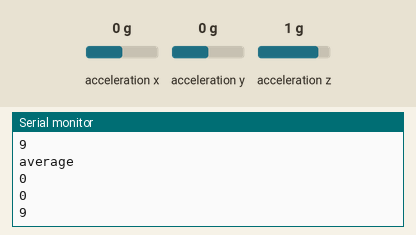
Simulated run of this sketch. Board: Arduino Uno, built with avr-gcc and run on an emulated ATmega328P. Parts: the last lines printed to the serial monitor. The test bench sets the inputs (shaded band); at power-on: acceleration x 0 g, acceleration y 0 g, acceleration z 1 g.

Above: at 1.2 s.
1.3 s: acceleration x set to -1.4 g
At 1.83 s:
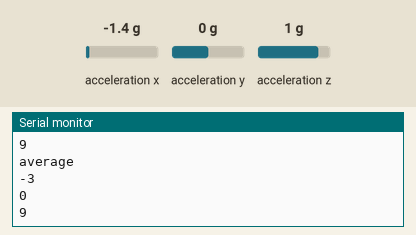
2.8 s: acceleration y set to -1.4 g
At 2.84 s:
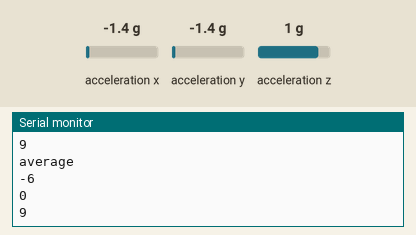
4.3 s: acceleration z set to -1.4 g
At 4.35 s:
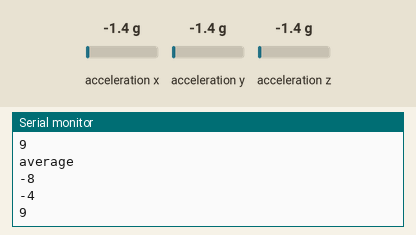
Timing chart, 0 to 7.3 s (numbered marks = the images above; inputs shaded):
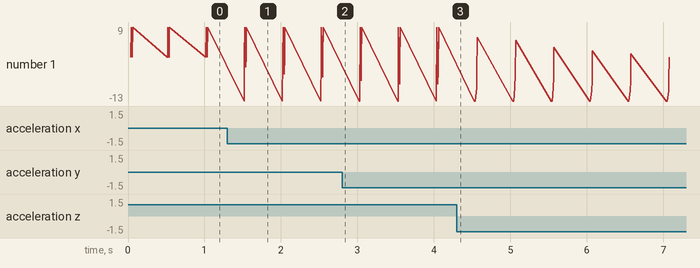

The sketch:

Accelerometer.ino
```cpp
#include <Adafruit_MMA8451.h>
#include <Adafruit_Sensor.h>

Adafruit_MMA8451 sensor_1 = Adafruit_MMA8451();
int x, y, z;
int xavg, yavg, zavg;
int xttl, yttl, zttl;
int count = 0;

void setup(void) {
  Serial.begin(9600);
  Serial.println("Adafruit MMA8451 test!");
  sensor_1.begin();
  sensor_1.setRange(MMA8451_RANGE_2_G);
}

void loop() {
  count += 1;
  sensor_1.read();
  sensors_event_t event;
  sensor_1.getEvent(&event);
  x = event.acceleration.x;
  y = event.acceleration.y;
  z = event.acceleration.z;
  xttl += x;
  yttl += y;
  zttl += z;
  xavg = xttl/count;
  yavg = yttl/count;
  zavg = zttl/count;
  Serial.println("current");
  Serial.println(x);
  Serial.println(y);
  Serial.println(z);
  Serial.println();
  Serial.println("average");
  Serial.println(xavg);
  Serial.println(yavg);
  Serial.println(zavg);
  Serial.println();
  delay(500);

}
```

Measured:
- after the input at 1.3 s, the serial monitor: prints a new line after 0.22 s (image 1)
